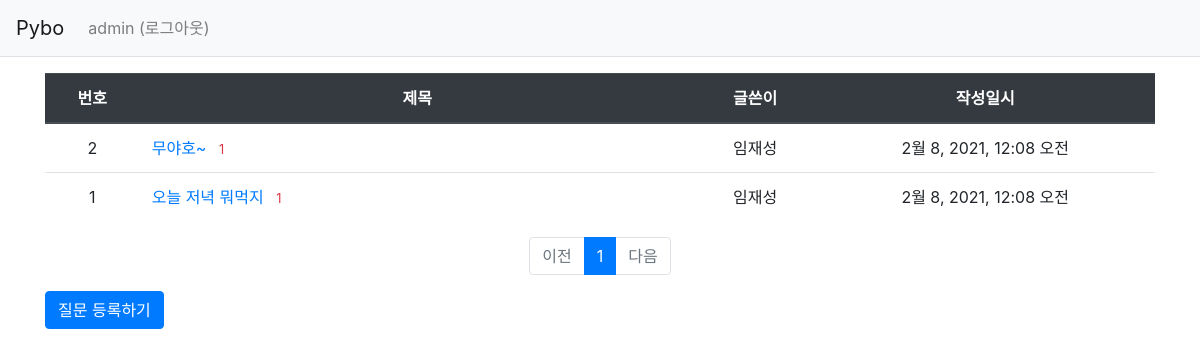
The app's page /pybo/ (signed in) with its own data.
### pybo/models.py (models this page shows, shortened)
class Question(models.Model):
    author = models.ForeignKey(User, on_delete=models.CASCADE)
    subject = models.CharField(max_length=200)
    content = models.TextField()
    create_date = models.DateTimeField()
    modify_date = models.DateTimeField(null=True, blank=True)

### pybo/views.py (the view)
# urls.py: path('', views.index, name='index'),  # '/' 에 해당되는 path
def index(request):
    page = request.GET.get('page', '1')
    question_list = Question.objects.order_by('-create_date')
    paginator = Paginator(question_list, 10)
    page_obj = paginator.get_page(page)
    context = {'question_list': page_obj}
    return render(request, 'pybo/question_list.html', context)

### pybo/templatetags/pybo_filter.py (called while the page is built)
@register.filter
def sub(value, arg):
    return value - arg

### templates/pybo/question_list.html
{% extends 'base.html' %}
{% load pybo_filter %}
{% block content %}
<div class="container my-3">
    <table class="table">
        <thead>
        <tr class="text-center thead-dark">
            <th>번호</th>
            <th style="width:50%">제목</th>
            <th>글쓴이</th>
            <th>작성일시</th>
        </tr>
        </thead>
        <tbody>
        {% if question_list %}
        {% for question in question_list %}
        <tr class="text-center">
            <td>
                {{ question_list.paginator.count|sub:question_list.start_index|sub:forloop.counter0|add:1 }}
            </td>
            <td class="text-left">
                <a href="{% url 'pybo:detail' question.id %}">{{ question.subject }}</a>
                {% if question.answer_set.count > 0 %}
                <span class="text-danger small ml-2">{{ question.answer_set.count }}</span>
                {% endif %}
            </td>
            <td>{{ question.author.username }}</td>
            <td>{{ question.create_date }}</td>
        </tr>
        {% endfor %}
        {% else %}
        <tr>
            <td colspan="3">질문이 없습니다.</td>
        </tr>
        {% endif %}
        </tbody>
    </table>
    <ul class="pagination justify-content-center">
        {% if question_list.has_previous %}
        <li class="page-item">
            <a class="page-link" href="?page={{ question_list.previous_page_number }}">이전</a>
        </li>
        {% else %}
        <li class="page-item disabled">
            <a class="page-link" tabindex="-1" aria-disabled="true" href="#">이전</a>
        </li>
        {% endif %}
        {% for page_number in question_list.paginator.page_range %}
        {% if page_number >= question_list.number|add:-5 and page_number <= question_list.number|add:5 %}
            {% if page_number == question_list.number %}
            <li class="page-item active" aria-current="page">
                <a class="page-link" href="?page={{ page_number }}">{{ page_number }}</a>
            </li>
            {% else %}
            <li class="page-item">
                <a class="page-link" href="?page={{ page_number }}">{{ page_number }}</a>
            </li>
            {% endif %}
        {% endif %}
        {% endfor %}
        {% if question_list.has_next %}
        <li class="page-item">
            <a class="page-link" href="?page={{ question_list.next_page_number }}">다음</a>
        </li>
        {% else %}
        <li class="page-item disabled">
            <a class="page-link" tabindex="-1" aria-disabled="true" href="#">다음</a>
        </li>
        {% endif %}
    </ul>
    <a href="{% url 'pybo:question_create' %}" class="btn btn-primary">질문 등록하기</a>
</div>
{% endblock %}

### templates/navbar.html (shortened to what this page needs)
<nav class="navbar navbar-expand-lg navbar-light bg-light border-bottom">
    <a class="navbar-brand" href="{% url 'pybo:index' %}">Pybo</a>
    <div class="collapse navbar-collapse flex-grow-0" id="navbarNav">
        <ul class="navbar-nav">
            <li class="nav-item ">
                {% if user.is_authenticated %}
                <a class="nav-link" href="{% url 'common:logout' %}">{{ user.username }} (로그아웃)</a>
                {% else %}
                <a class="nav-link" href="{% url 'common:login' %}">로그인</a>
                {% endif %}
            </li>
        </ul>
    </div>
</nav>

### records on screen
Question: paginator.count|sub "2", subject "무야호~", answer_set.count "1", author.username "임재성", create_date "2월 8, 2021, 12:08 오전"
Question: paginator.count|sub "1", subject "오늘 저녁 뭐먹지", answer_set.count "1", author.username "임재성", create_date "2월 8, 2021, 12:08 오전"

### other values on screen
{{ user.username }} "admin"
{{ page_number }} "1"
